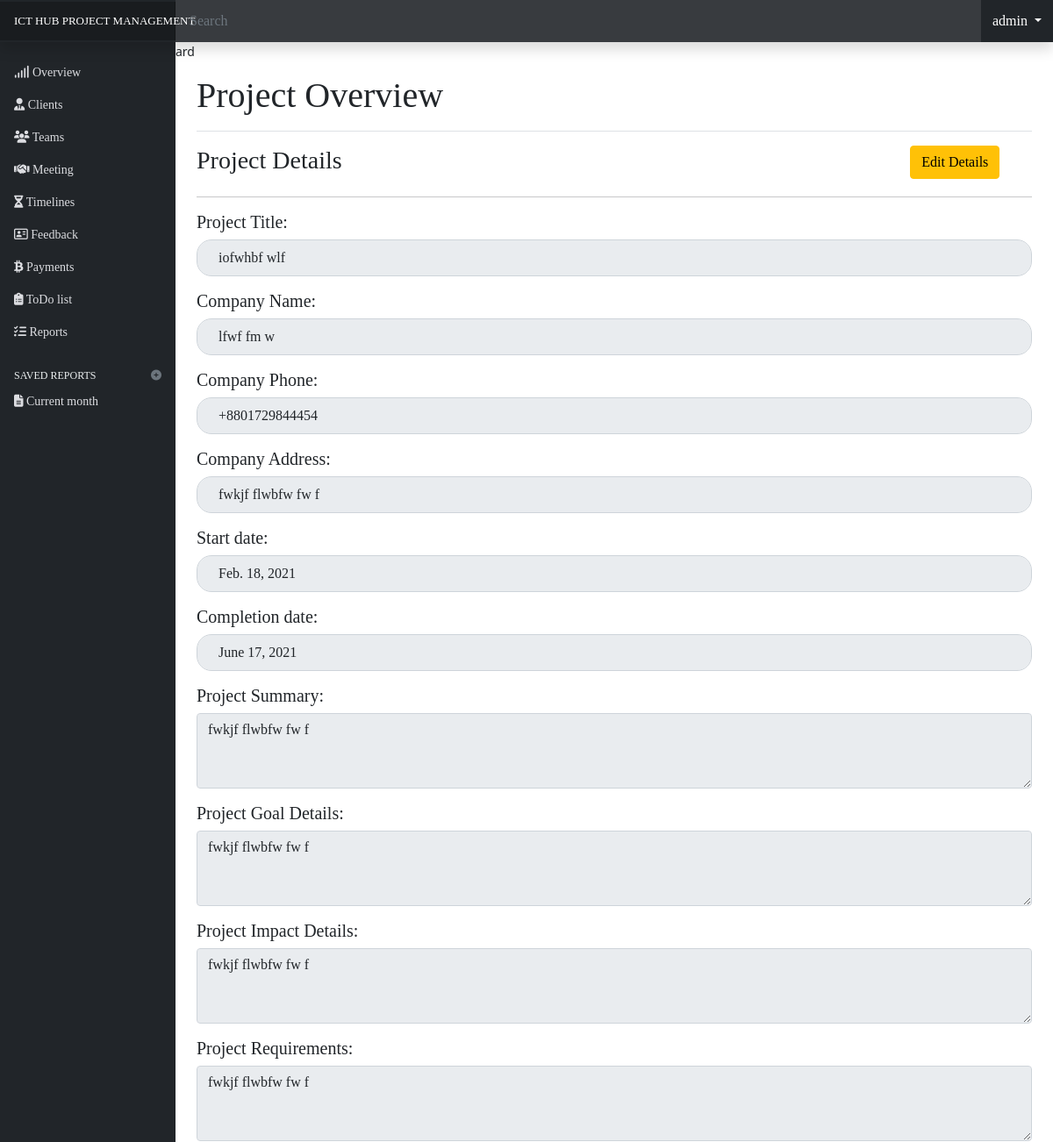
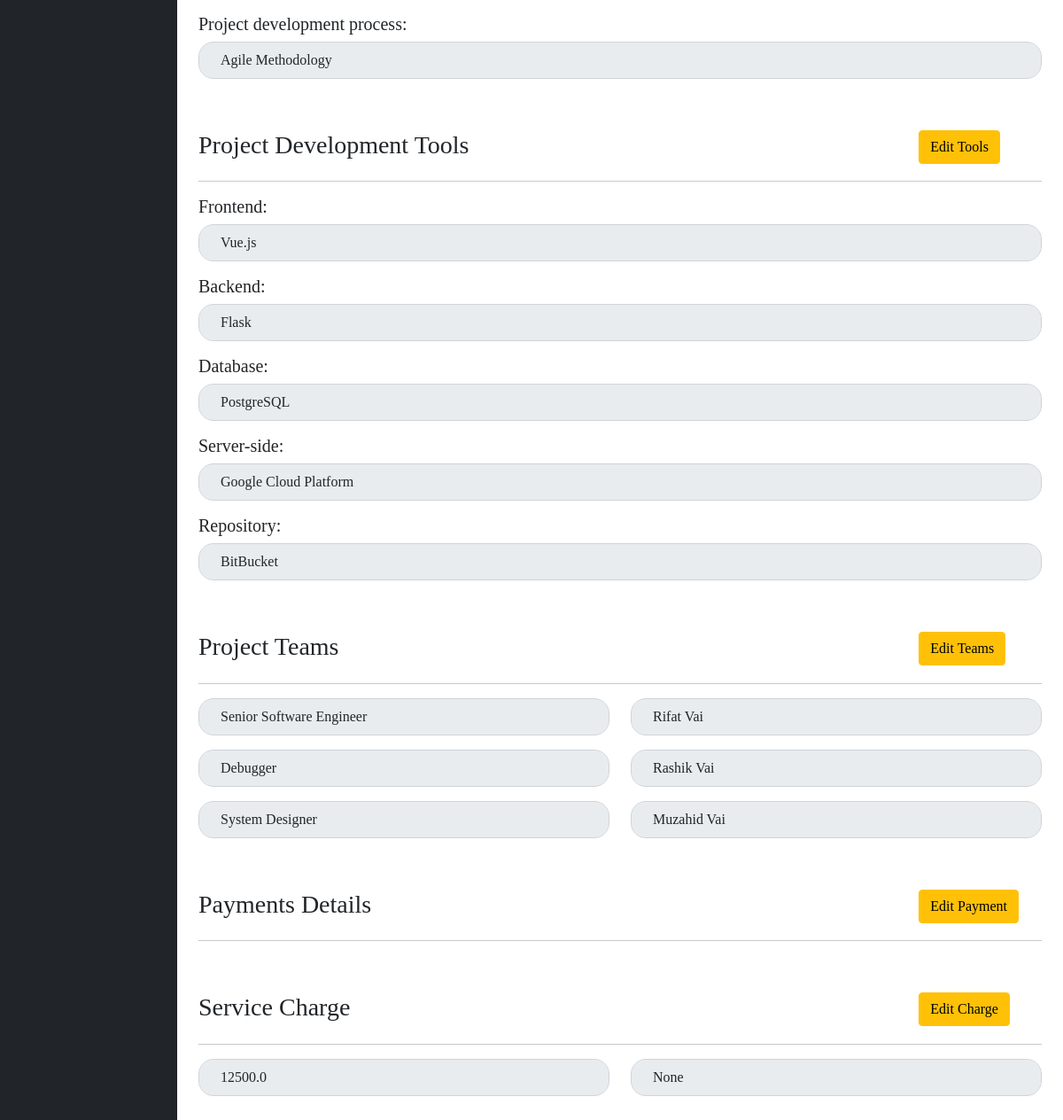
Page /add_project/details/overview/19 (signed in) on the committed database (2 pictures, top to bottom).
### project_details/models.py (models this page shows, shortened)
class ProjectDetail(models.Model):
    profile_name = models.ForeignKey(User, on_delete=models.CASCADE)
    title = models.CharField(max_length=100)
    company_name = models.CharField(max_length=100)
    company_email = models.EmailField(max_length=100, unique=True)
    company_phone = PhoneNumberField(null=False, blank=False, unique=True)
    company_address = models.TextField(max_length=200)
    start_date = models.DateField(auto_now=False, auto_now_add=False)
    completion_date = models.DateField(auto_now=False, auto_now_add=False)
    project_summary = models.TextField(max_length=1000)
    project_goal = models.TextField(max_length=1000)
    project_impact = models.TextField(max_length=1000)
    project_requirement = models.TextField(max_length=1000)
    development_methodology = models.ForeignKey(development_methodology, on_delete=models.CASCADE)
    created_on = models.DateTimeField(auto_now=False, auto_now_add=True)

class ProjectDevelopmentTool(models.Model):
    profile_name = models.ForeignKey(User, on_delete=models.CASCADE)
    project_name = models.ForeignKey(ProjectDetail, on_delete=models.CASCADE)
    fronted = models.CharField(max_length=100)
    backend = models.CharField(max_length=100)
    database = models.CharField(max_length=100)
    server_side = models.CharField(max_length=100)
    repository = models.CharField(max_length=100)
    created_on = models.DateTimeField(auto_now=False, auto_now_add=True)

class ProjectTeamMember(models.Model):
    profile_name = models.ForeignKey(User, on_delete=models.CASCADE)
    project_name = models.ForeignKey(ProjectDetail, on_delete=models.CASCADE)
    designation = models.CharField(max_length=100)
    member_name = models.CharField(max_length=100)
    created_on = models.DateTimeField(auto_now=False, auto_now_add=True)

class ProjectServiceCharge(models.Model):
    profile_name = models.ForeignKey(User, on_delete=models.CASCADE)
    project_name = models.ForeignKey(ProjectDetail, on_delete=models.CASCADE)
    service = models.FloatField()
    total = models.FloatField(blank=True, null=True)
    created_on = models.DateTimeField(auto_now=False, auto_now_add=True)

### project_admin/models.py (models this page shows)
class development_methodology(models.Model):
    name = models.CharField(max_length=100)
    created_on = models.DateTimeField(auto_now=False, auto_now_add=True)
    def __str__(self):
        return self.name

### project_details/views.py (the view, shortened to what this page needs)
# urls.py: path('details/overview/<int:pid>', views.project_details_overview, name='project-details-overview'),
def project_details_overview(request, pid):
    if request.user.is_authenticated:
        user = get_object_or_404(User, id=request.user.id)
        if user.groups.filter(name='admin').exists():
            try:
                user = get_object_or_404(User, id=request.user.id)
                project = ProjectDetail.objects.get(id=pid, profile_name=user)
                project_dev = ProjectDevelopmentTool.objects.get(project_name=pid)
                project_team = ProjectTeamMember.objects.filter(project_name=pid)
                service = ProjectServiceCharge.objects.get(project_name=pid)
                features_payment = ProjectFeaturePayment.objects.filter(project_name=pid)
                context = {
                    'username': user,
                    'add_project': project,
                    'project_dev': project_dev,
                    'project_team': project_team,
                    'service': service,
                    'features': features_payment,
                }
                return render(request, 'project_details/project_details.html', context)
            except:
                raise Http404
        else:
            raise Http404
    else:
        messages.add_message(request, messages.WARNING, 'Need to be login!')
        return redirect('/')

### templates/project_details/project_details.html (shortened to what this page needs)
{% include 'project_details/base.html' with id=project.id %}
{% block content %}
     <main class="col-md-9 ms-sm-auto col-lg-10 px-md-4">
                <div
                    class="d-flex justify-content-between flex-wrap flex-md-nowrap align-items-center pt-3 pb-2 mb-3 border-bottom">
                    <h1>Project Overview</h1>
                </div>
                <div class="col-md-12">
                    <div class="row">
                        <div class="col-md-6">
                            <h3>Project Details</h3>
                        </div>
                        <div class="col-md-2 offset-4 ">
                            <a href="" class="btn btn-warning">Edit Details</a>
                        </div>
                    </div>
                    <hr>
                    <div class="mb-3">
                        <h5>Project Title:</h5>
                        <input type="text" class="form-control" value="{{ add_project.title }}" disabled>
                    </div>
                    <div class="mb-3">
                        <h5>Company Name:</h5>
                        <input type="text" class="form-control" value="{{ add_project.company_name}}" disabled>
                    </div>
                    <div class="mb-3">
                        <h5>Company Phone:</h5>
                        <input type="text" class="form-control" value="{{ add_project.company_phone }}" disabled>
                    </div>
                    <div class="mb-3">
                        <h5>Company Address:</h5>
                        <input type="text" class="form-control" value="{{ add_project.company_address }}" disabled>
                    </div>
                    <div class="mb-3">
                        <h5>Start date:</h5>
                        <input type="text" class="form-control" value="{{ add_project.start_date }}" disabled>
                    </div>
                    <div class="mb-3">
                        <h5>Completion date:</h5>
                        <input type="text" class="form-control" value="{{ add_project.completion_date }}" disabled>
                    </div>
                    <div class="mb-3">
                        <h5>Project Summary:</h5>
                        <textarea type="text" class="form-control" rows="3" disabled>{{ add_project.project_summary }}</textarea>
                    </div>
                    <div class="mb-3">
                        <h5>Project Goal Details:</h5>
                        <textarea type="text" class="form-control" rows="3" disabled>{{ add_project.project_goal }}</textarea>
                    </div>
                    <div class="mb-3">
                        <h5>Project Impact Details:</h5>
                        <textarea type="text" class="form-control" rows="3" disabled>{{ add_project.project_impact }}</textarea>
                    </div>
                    <div class="mb-3">
                        <h5>Project Requirements:</h5>
                        <textarea type="text" class="form-control" rows="3" disabled>{{ add_project.project_requirement }}</textarea>
                    </div>
                    <div class="mb-3">
                        <h5>Project development process:</h5>
                        <input type="text" class="form-control" value="{{ add_project.development_methodology }}" disabled>
                    </div>
                    <br><br>
                    <div class="row">
                        <div class="col-md-6">
                            <h3>Project Development Tools</h3>
                        </div>
                        <div class="col-md-2 offset-4 ">
                            <a href="" class="btn btn-warning">Edit Tools</a>
                        </div>
                    </div>
                    <hr>
                    <div class="mb-3">
                        <h5>Frontend:</h5>
                        <input type="text" class="form-control" value="{{ project_dev.fronted }}" disabled>
                    </div>
                    <div class="mb-3">
                        <h5>Backend:</h5>
                        <input type="text" class="form-control" value="{{ project_dev.backend }}" disabled>
                    </div>
                    <div class="mb-3">
                        <h5>Database:</h5>
                        <input type="text" class="form-control" value="{{ project_dev.database }}" disabled>
                    </div>
                    <div class="mb-3">
                        <h5>Server-side:</h5>
                        <input type="text" class="form-control" value="{{ project_dev.server_side }}" disabled>
                    </div>
                    <div class="mb-3">
                        <h5>Repository:</h5>
                        <input type="text" class="form-control" value="{{ project_dev.repository }}" disabled>
                    </div>
                    <br><br>
                    <div class="row">
                        <div class="col-md-6">
                            <h3>Project Teams</h3>
                        </div>
                        <div class="col-md-2 offset-4 ">
                            <a href="" class="btn btn-warning">Edit Teams</a>
                        </div>
                    </div>
                    <hr>
                    {% for t in project_team %}
                    <div class="mb-3">
                        <div class="row">
                            <div class="col-md-6">
                                <input type="text" class="form-control" value="{{ t.designation }}" disabled>
                            </div>
                            <div class="col-md-6">
                                <input type="text" class="form-control" value="{{ t.member_name }}" disabled>
                            </div>
                        </div>
                    </div>
                    {% endfor %}
                    <br><br>
                    <div class="row">
                        <div class="col-md-6">
                            <h3>Payments Details</h3>
                        </div>
                        <div class="col-md-2 offset-4 ">
                            <a href="" class="btn btn-warning">Edit Payment</a>
                        </div>
                    </div>
                    <hr>
                    <br><br>
                    <div class="row">
                        <div class="col-md-6">
                            <h3>Service Charge</h3>
                        </div>
                        <div class="col-md-2 offset-4 ">
                            <a href="" class="btn btn-warning">Edit Charge</a>
                        </div>
                    </div>
                    <hr>
                    <div class="mb-5">
                        <div class="row">
                            <div class="col-md-6">
                                <input type="text" class="form-control" value="{{ service.service }}" disabled>
                            </div>
                            <div class="col-md-6">
                                <input type="text" class="form-control" value="{{ service.total }}" disabled>
                            </div>
                        </div>
                    </div>
                </div>
            </main>
{% endblock content %}

### templates/project_details/base.html (shortened to what this page needs)
{% load static %}
<!DOCTYPE html>
<html lang="en">
<head>
    <link rel="stylesheet" href="{% static 'css/bootstrap.css' %}">
    <link rel="stylesheet" href="{% static 'css/style.css' %}">
    <link rel="stylesheet" href="{% static 'css/dashboard.css' %}">
    <link rel="stylesheet" href="{% static 'css/progressbar.css' %}">
</head>
<body>
    <header
        class="navbar navbar-dark sticky-top bg-dark flex-md-nowrap p-0 shadow">
        <a style="font-size:13px!important;" class="navbar-brand col-md-3 col-lg-2 me-0 px-3" href="/">ICT HUB PROJECT
            MANAGEMENT</a>
        <input class="form-control form-control-dark w-100" type="text" placeholder="Search" aria-label="Search" />
        <div class="dropdown">
          <button class="btn btn-dark dropdown-toggle" type="button" id="dropdownMenuButton" data-bs-toggle="dropdown" aria-expanded="false">
              {{ username }}
          </button>
        </div>
    </header>
    <div class="container-fluid">
        <div class="row">
            <nav id="sidebarMenu" style="background:#212529!important;"
                class="col-md-3 col-lg-2 d-md-block sidebar collapse ">
                <div class="pt-3">
                    <ul class="nav flex-column">
                        <li class="nav-item">
                            <a class="nav-link" style="color:#dcdde1;" href="{% url 'project-details-overview' pid=add_project.id %}">
                                <i class="fas fa-signal"></i>
                                Overview
                            </a>
                        </li>
                        <li class="nav-item">
                            <a class="nav-link" style="color:#dcdde1;" href="{% url 'project-client-details' pid=add_project.id %}">
                                <i class="fas fa-user-tie"></i>
                                Clients
                            </a>
                        </li>
                        <li class="nav-item">
                            <a class="nav-link" style="color:#dcdde1;" href="{% url 'project-team-details' pid=add_project.id %}">
                                <i class="fas fa-users"></i>
                                Teams
                            </a>
                        </li>
                        <li class="nav-item">
                            <a class="nav-link" style="color:#dcdde1;" href="">
                                <i class="fas fa-handshake"></i>
                                Meeting
                            </a>
                        </li>
                        <li class="nav-item">
                            <a class="nav-link" style="color:#dcdde1;" href="{% url 'project-timeline' pid=add_project.id %}">
                                <i class="fas fa-hourglass-half"></i>
                                Timelines
                            </a>
                        </li>
                        <li class="nav-item">
                            <a class="nav-link" style="color:#dcdde1;" href="{% url 'project-feedback' pid=add_project.id %}">
                                <i class="far fa-address-card"></i>
                                Feedback
                            </a>
                        </li>
                        <li class="nav-item">
                            <a class="nav-link" style="color:#dcdde1;" href="{% url 'project-payment' pid=add_project.id %}">
                                <i class="fab fa-btc"></i>
                                Payments
                            </a>
                        </li>
                        <li class="nav-item">
                            <a class="nav-link" style="color:#dcdde1;" href="{% url 'project-todo-list' pid=add_project.id %}">
                                <i class="fas fa-clipboard-list"></i>
                                ToDo list
                            </a>
                        </li>
                        <li class="nav-item">
                            <a class="nav-link" style="color:#dcdde1;" href="">
                                <i class="fas fa-tasks"></i>
                                Reports
                            </a>
                        </li>
                    </ul>
                    <h6
                        class="sidebar-heading d-flex justify-content-between align-items-center px-3 mt-4 mb-1 text-muted">
                        <span style="color:#ecf0f1;" >Saved reports</span>
                        <a class="link-secondary" href="#" aria-label="Add a new report">
                            <i class="fas fa-plus-circle"></i>
                        </a>
                    </h6>
                    <ul class="nav flex-column mb-2">
                        <li class="nav-item">
                            <a class="nav-link" style="color:#dcdde1;" href="#">
                                <i class="fas fa-file-alt"></i>
                                Current month
                            </a>
                        </li>
                    </ul>
                </div>
            </nav>
        </div>
    </div>
</body>
</html>

### rows in the picture
ProjectDetail: title "iofwhbf wlf", company_name "lfwf fm w", company_phone "+8801729844454", company_address "fwkjf flwbfw fw f", start_date "Feb. 18, 2021", completion_date "June 17, 2021", project_summary "fwkjf flwbfw fw f", project_goal "fwkjf flwbfw fw f", project_impact "fwkjf flwbfw fw f", project_requirement "fwkjf flwbfw fw f", development_methodology "Agile Methodology"
ProjectDevelopmentTool: fronted "Vue.js", backend "Flask", database "PostgreSQL", server_side "Google Cloud Platform", repository "BitBucket"
ProjectTeamMember: designation "Senior Software Engineer", member_name "Rifat Vai"
ProjectTeamMember: designation "Debugger", member_name "Rashik Vai"
ProjectTeamMember: designation "System Designer", member_name "Muzahid Vai"
ProjectServiceCharge: service "12500.0", total "None"

### other values in the picture
{{ username }} "admin"
